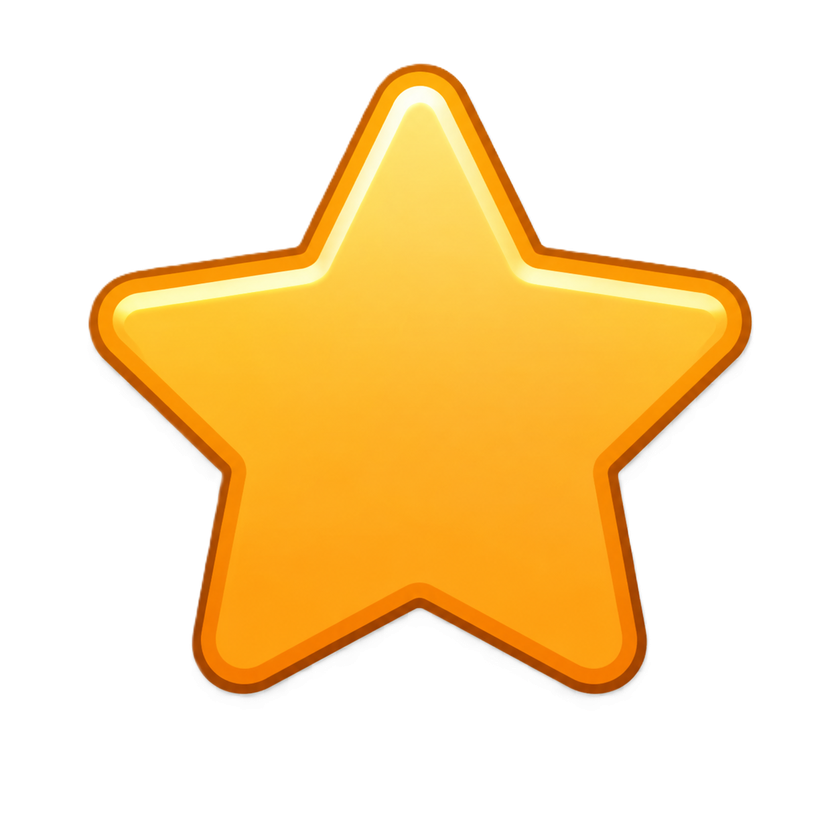
#> input picture kumpulan_icon/icon_moderator.png, 840 x 840 px, shrunk from 1254 x 1254 before the run, found by its file name
$ python sharpen_icons.py
#> lines starting #> are read from the running program, lines starting #| are printed output that depends on the picture
import os
import glob
from PIL import Image, ImageFilter

assets_dir = 'src/assets'
icons = [
    'icon_moderator.png', 'icon_operator.png', 'icon_voice.png',
    'icon_controlled.png', 'icon_wait.png', 'icon_silent.png', 'icon_username.png'
]

for icon_name in icons:
    path = os.path.join(assets_dir, icon_name)
    if os.path.exists(path):
        img = Image.open(path).convert('RGBA')
#> img is the input picture: PIL image 840x840 RGBA; mean R, G, B, A 87.9, 63.1, 20, 85.3

        # Split channels
        r, g, b, a = img.split()
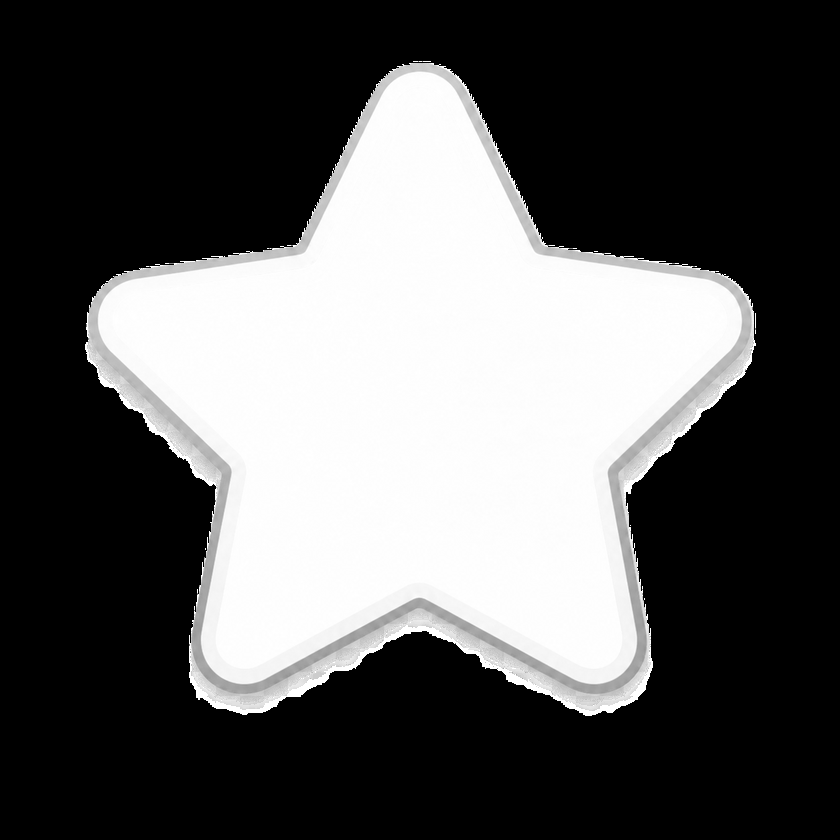
#> r: PIL image 840x840 L; min 0, max 255, mean 87.9
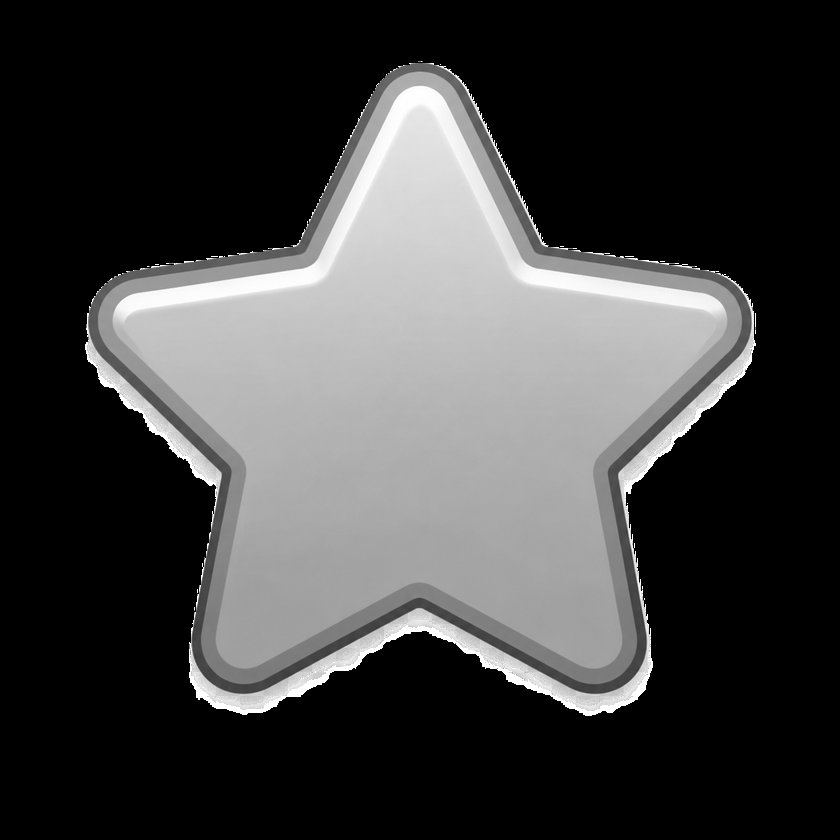
#> g: PIL image 840x840 L; min 0, max 255, mean 63.1
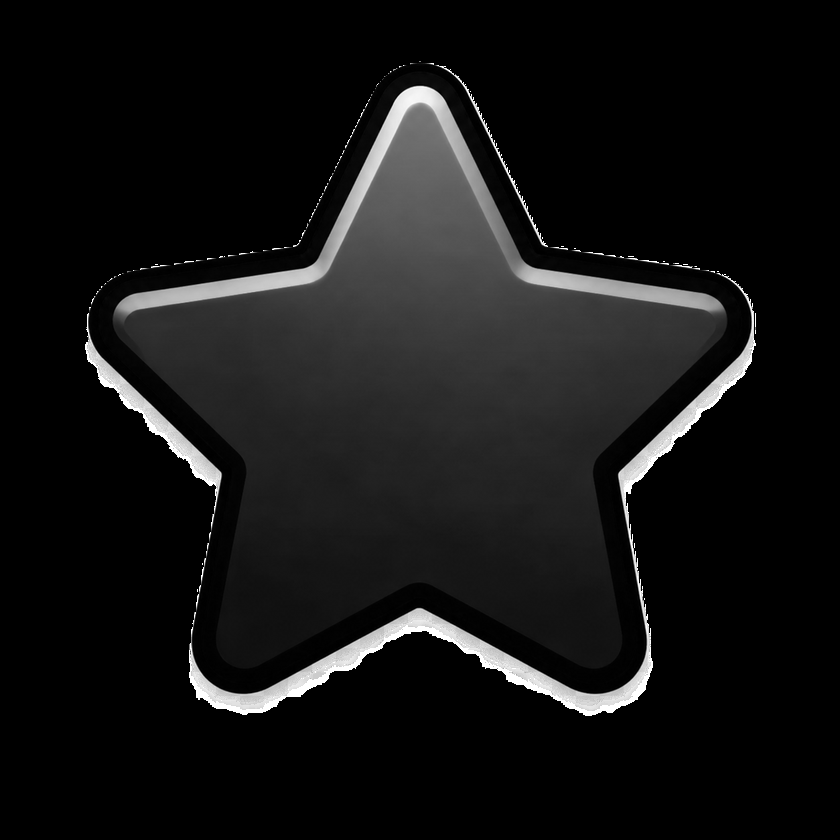
#> b: PIL image 840x840 L; min 0, max 255, mean 20
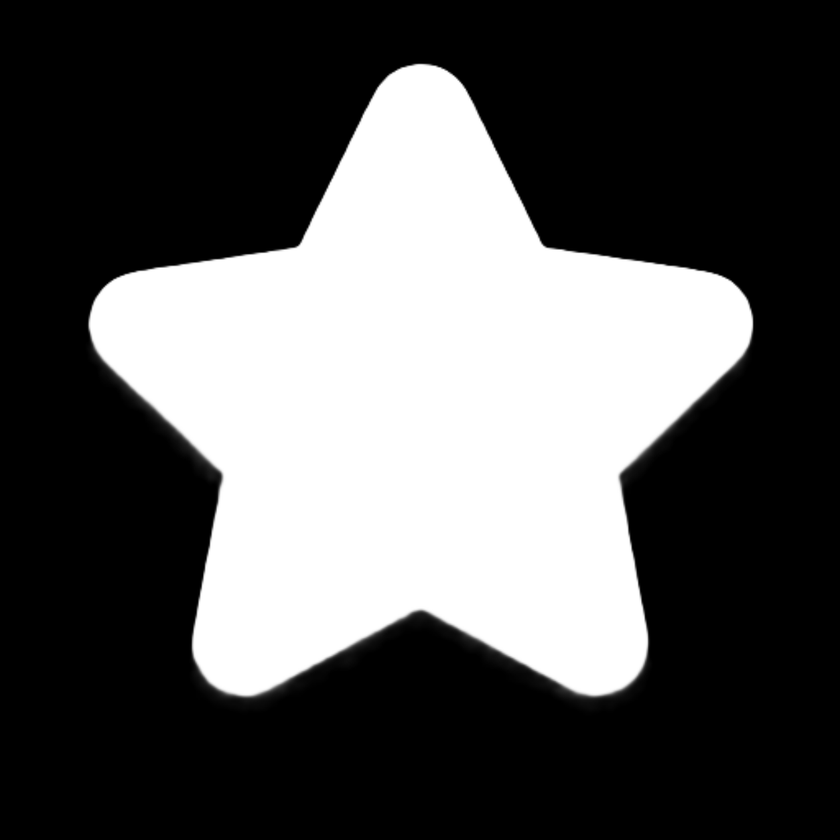
#> a: PIL image 840x840 L; min 0, max 255, mean 85.3

        # Create an RGB image for sharpening the color content
        rgb = Image.merge('RGB', (r, g, b))
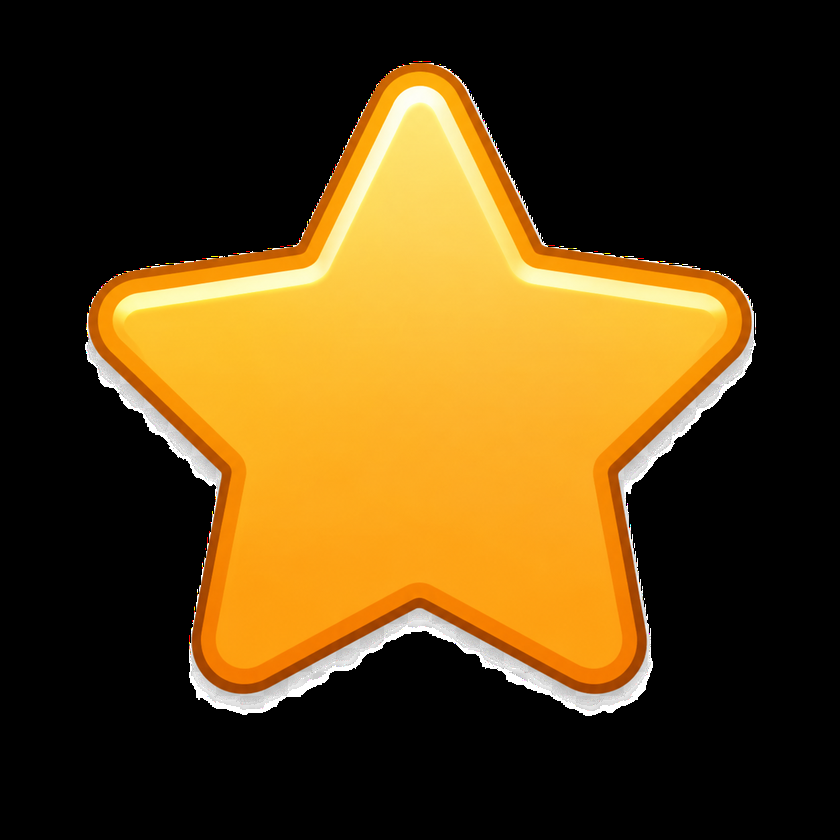
#> rgb: PIL image 840x840 RGB; mean R, G, B 87.9, 63.1, 20

        # Apply Unsharp Mask for precise sharpening of details
        # Radius 2, Percent 150, Threshold 3
        sharpened_rgb = rgb.filter(ImageFilter.UnsharpMask(radius=2, percent=150, threshold=3))

        # Merge back with original alpha
        r2, g2, b2 = sharpened_rgb.split()
        final_img = Image.merge('RGBA', (r2, g2, b2, a))
#> pass 3 of the loop `for icon_name in icons:`:
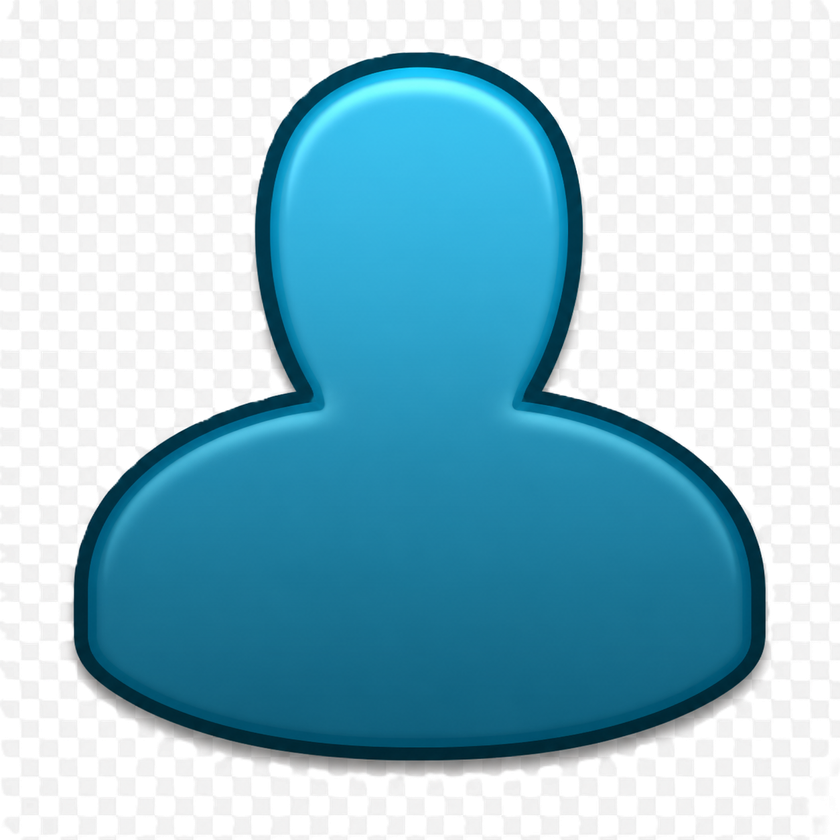
#> input picture kumpulan_icon/icon_voice.png, 840 x 840 px, shrunk from 1254 x 1254 before the run, found by its file name
#> img is the input picture: PIL image 840x840 RGBA; mean R, G, B, A 106.9, 149.2, 163.8, 182.8
#> `r, g, b, a = img.split()`:
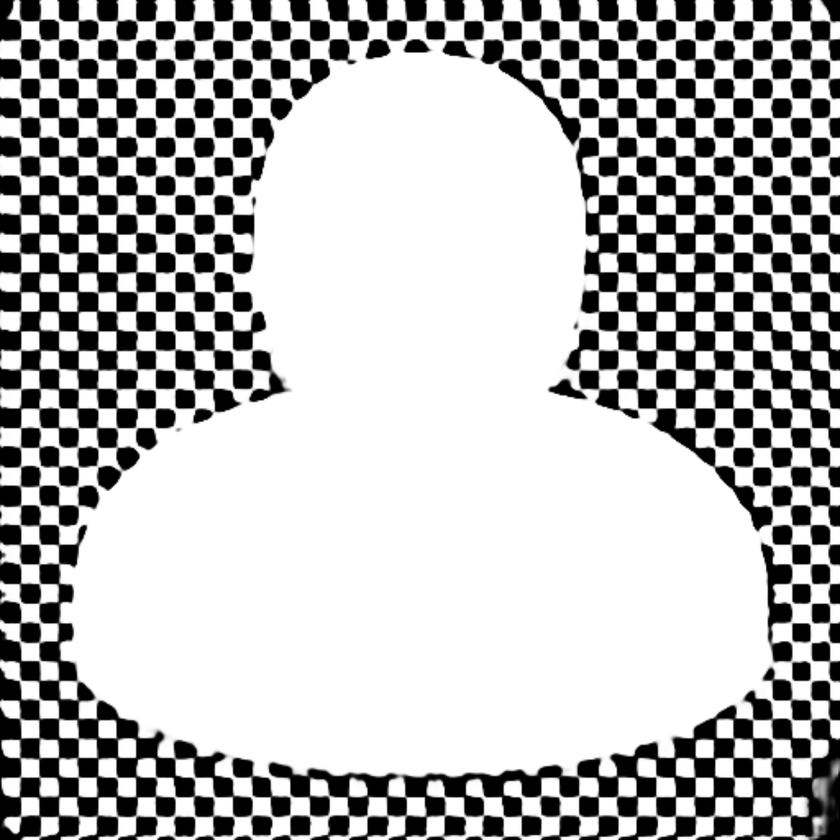
#> a: PIL image 840x840 L; min 0, max 255, mean 182.8
#> `rgb = Image.merge('RGB', (r, g, b))`:
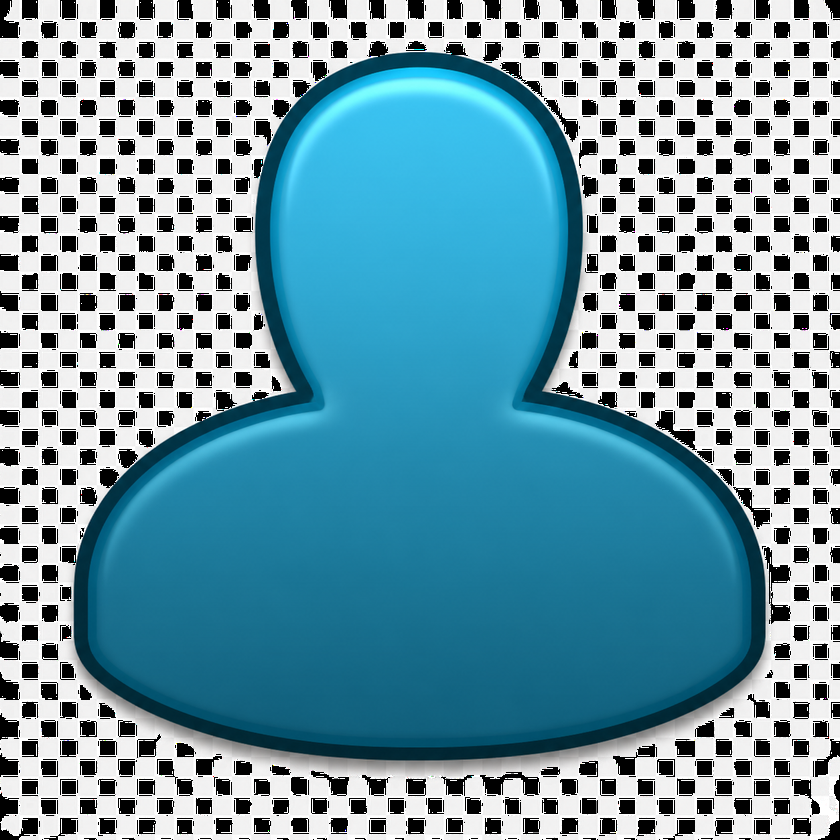
#> rgb: PIL image 840x840 RGB; mean R, G, B 106.9, 149.2, 163.8
#> the loop made 7 passes; the first 3 are shown

        final_img.save(path)
        print(f"Sharpened {icon_name}")
